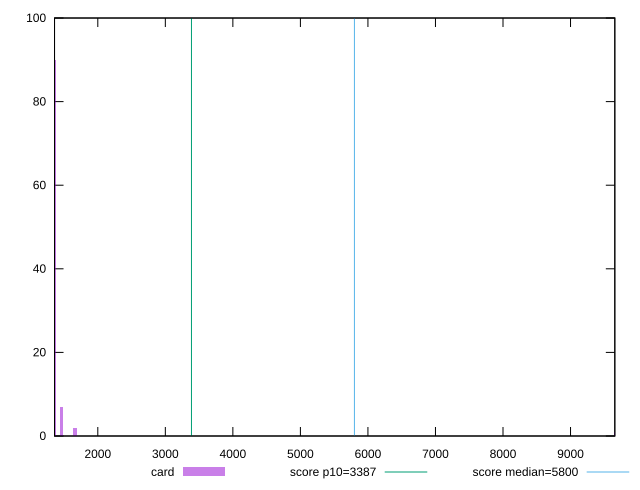

Reproduce this figure in gnuplot.
reset

$card <<EOF
9675.969447061654 1
1360.683203493045 90
1461.4745518999373 7
1663.0572487137217 2
EOF

set key outside below
set boxwidth 50.39567420344611
set xrange [1359.357:9655.78523791733]
set yrange [0:100]
set trange [0:100]
set style fill transparent solid 0.5 noborder

set parametric
set terminal svg size 640, 490 enhanced background rgb 'white'
set output "reports/report_00032_2021-02-25T10-28-15.087Z/speed-index/comparison/histogram/2_vs_3.svg"

plot $card title "card" with boxes, \
     3387,t title "score p10=3387", \
     5800,t title "score median=5800"

reset
